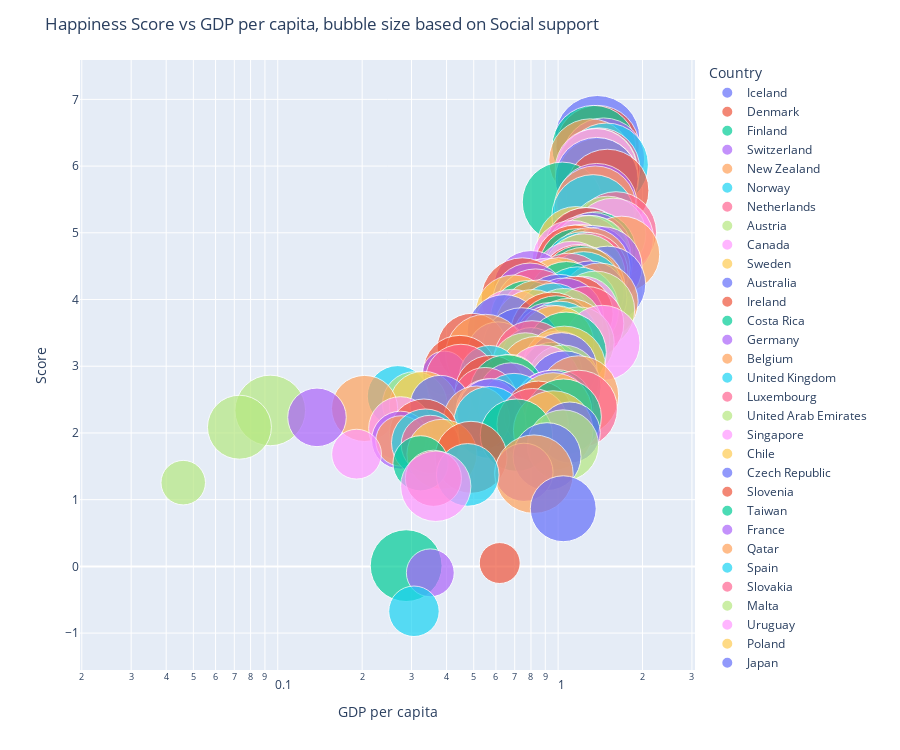

The notebook cell this image was saved under:
### Markdown cell above
##### Observations:

### Code cell
#Making several bubble scatter plots to see the correlation between different columns. For now to keep the number of graphs limited I will only plot the graphs of the dataset of 2019. 
scatter_show(df=complete_data_2019, column="GDP per capita", size="Social support")
